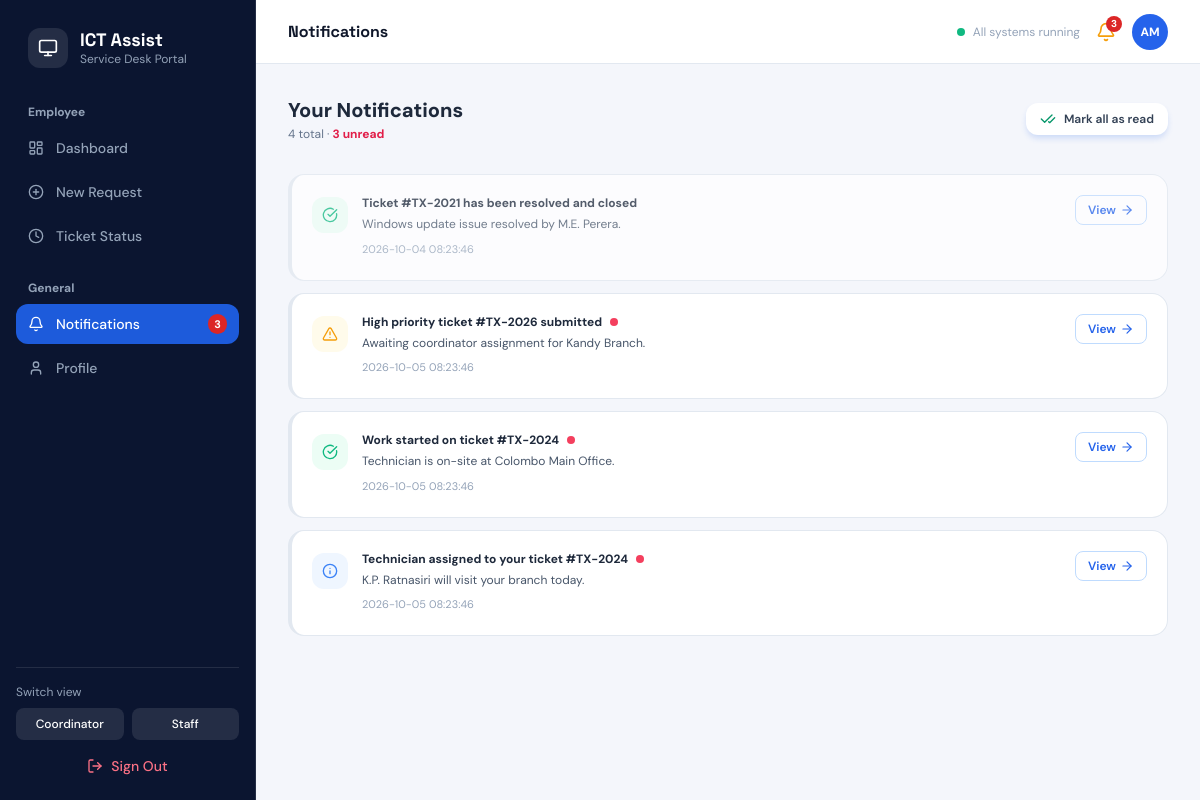
Screenshot of /notifications.php (signed in) with the database file from the repository.
### tables this page shows
CREATE TABLE notifications (
  id         INT UNSIGNED AUTO_INCREMENT PRIMARY KEY,
  user_id    INT UNSIGNED NOT NULL,
  ticket_id  INT UNSIGNED NULL,
  title      VARCHAR(200) NOT NULL,
  subtitle   VARCHAR(300) NULL,
  type       ENUM('info','success','warning') NOT NULL DEFAULT 'info',
  is_read    TINYINT(1) NOT NULL DEFAULT 0,
  created_at DATETIME NOT NULL DEFAULT CURRENT_TIMESTAMP,
  CONSTRAINT fk_nt_user   FOREIGN KEY (user_id)   REFERENCES users(id)   ON DELETE CASCADE,
  CONSTRAINT fk_nt_ticket FOREIGN KEY (ticket_id) REFERENCES tickets(id) ON DELETE SET NULL,
  INDEX idx_nt_user_read (user_id, is_read)
);

### notifications.php (the view, shortened to what this page needs)
<?php
require_once 'config.php';
$u = me();
$rows = q("SELECT * FROM notifications WHERE user_id=? ORDER BY id DESC LIMIT 100", [$u['id']])->fetchAll();
$unreadCount = 0;
foreach ($rows as $r) {
  if (!$r['is_read']) $unreadCount++;
}
?>
<div class="flex flex-col sm:flex-row sm:items-center justify-between gap-4 pb-2">
  <div>
    <h2 class="text-xl font-extrabold text-slate-800">Your Notifications</h2>
    <p class="text-xs text-slate-500 mt-0.5">
      <?= count($rows) ?> total · <span class="font-bold <?= $unreadCount ? 'text-rose-600' : 'text-slate-500' ?>"><?= $unreadCount ?> unread</span>
    </p>
  </div>
  <?php if ($unreadCount > 0): ?>
  <form method="post" class="inline">
    <button name="all" value="1" class="bg-white hover:bg-slate-50 text-slate-700 text-xs font-semibold px-3.5 py-2 rounded-xl border border-slate-200 shadow-xs transition flex items-center gap-2">
      <i data-lucide="check-check" class="w-4 h-4 text-emerald-600"></i>
      <span>Mark all as read</span>
    </button>
  </form>
  <?php endif; ?>
</div>
<?php if (!$rows): ?>
<div class="bg-white rounded-3xl border border-slate-200 p-12 text-center shadow-xs">
  <div class="w-14 h-14 bg-slate-100 text-slate-400 rounded-2xl flex items-center justify-center mx-auto mb-3">
    <i data-lucide="bell-off" class="w-7 h-7"></i>
  </div>
  <h3 class="text-sm font-bold text-slate-700">No notifications yet</h3>
  <p class="text-xs text-slate-400 mt-1 max-w-sm mx-auto">You're all caught up! Updates regarding tickets, tasks, assignments, and incident alerts will appear here.</p>
</div>
<?php else: ?>
<div class="space-y-3">
  <?php foreach ($rows as $n):
    $isRead = (bool)$n['is_read'];
    $type = $n['type'] ?? 'info';
    $borderCls = 'border-l-4 border-blue-500';
    $icon = 'info';
    $iconColor = 'text-blue-500 bg-blue-50';
    if ($type === 'warning') {
      $borderCls = 'border-l-4 border-amber-500';
      $icon = 'alert-triangle';
      $iconColor = 'text-amber-500 bg-amber-50';
    } elseif ($type === 'success') {
      $borderCls = 'border-l-4 border-emerald-500';
      $icon = 'check-circle';
      $iconColor = 'text-emerald-500 bg-emerald-50';
    }
  ?>
  <div class="bg-white p-4 sm:p-5 rounded-2xl border border-slate-200 <?= $borderCls ?> shadow-xs flex items-start justify-between gap-4 <?= $isRead ? 'opacity-75 hover:opacity-100' : '' ?> transition">
    <div class="flex items-start space-x-3.5">
      <div class="w-9 h-9 rounded-xl <?= $iconColor ?> flex items-center justify-center shrink-0 mt-0.5">
        <i data-lucide="<?= $icon ?>" class="w-4 h-4"></i>
      </div>
      <div>
        <div class="flex items-center gap-2">
          <h4 class="text-xs font-bold text-slate-800"><?= e($n['title']) ?></h4>
          <?php if (!$isRead): ?>
          <span class="w-2 h-2 rounded-full bg-rose-500 shrink-0"></span>
          <?php endif; ?>
        </div>
        <p class="text-xs text-slate-600 mt-1 leading-relaxed"><?= e($n['subtitle']) ?></p>
        <span class="inline-block text-[11px] text-slate-400 mt-1.5"><?= e($n['created_at']) ?></span>
      </div>
    </div>
    <?php if (!empty($n['ticket_id'])): ?>
    <a href="ticket.php?id=<?= (int)$n['ticket_id'] ?>" class="shrink-0 text-xs font-semibold text-blue-600 border border-blue-200 px-3 py-1.5 rounded-lg hover:bg-blue-50 transition flex items-center gap-1">
      <span>View</span>
      <i data-lucide="arrow-right" class="w-3.5 h-3.5"></i>
    </a>
    <?php endif; ?>
  </div>
  <?php endforeach; ?>
</div>
<?php endif; ?>

### assets/style.css (style rules this page uses)
* { box-sizing:border-box }
body { margin:0;font-family:ui-sans-serif,system-ui,-apple-system,BlinkMacSystemFont,Segoe UI,Roboto,sans-serif; }
button,.btn { background:#2563eb;color:#fff;border:0;border-radius:0.75rem;padding:0.625rem 1.25rem;font-weight:600;font-size:0.875rem;cursor:pointer;text-decoration:none;display:inline-flex;align-items:center;justify-content:center;gap:0.5rem;box-shadow:0 4px 6px -1px rgba(37,99,235,0.2);transition:all 0.15s; }
.inline { display:inline-block; }

### rows the page displays
notifications: title "Ticket #TX-2021 has been resolved and closed", subtitle "Windows update issue resolved by M.E. Perera.", created_at "2026-10-04 08:23:46"
notifications: title "High priority ticket #TX-2026 submitted", is_read 0 (drawn), subtitle "Awaiting coordinator assignment for Kandy Branch.", created_at "2026-10-05 08:23:46"
notifications: title "Work started on ticket #TX-2024", is_read 0 (drawn), subtitle "Technician is on-site at Colombo Main Office.", created_at "2026-10-05 08:23:46"
notifications: title "Technician assigned to your ticket #TX-2024", is_read 0 (drawn), subtitle "K.P. Ratnasiri will visit your branch today.", created_at "2026-10-05 08:23:46"

### other values shown
$portalSubtitle "Service Desk Portal"
$roleDisplay "Employee"
$n "3"
$t "Notifications"
$initials "AM"
count($rows) "4"
$unreadCount "3"
